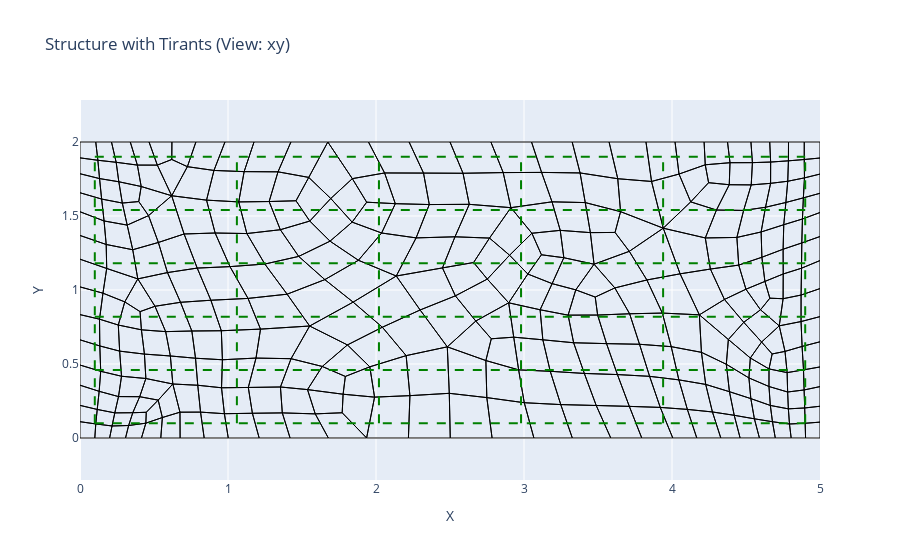

This figure's notebook cell:
### Code cell
def add_tirants(file_path, dir='y', n=5, m=5):
    """
    Génère la liste des tirants sans afficher la figure.
    
    :param file_path: Chemin vers le fichier CDB
    :param view_axis: Vue sélectionnée ('xy', 'xz', 'yz')
    :param n: Nombre de tirants à ajouter en X
    :param m: Nombre de tirants à ajouter en Y ou Z
    :return: Liste des tirants ajoutés
    """
    # Ouverture de la base de données CDB
    cdbStat, Index = open_cdb(file_path)

    x=extremites(Index)

    # Fermeture de la base de données CDB
    close_cdb(cdbStat, Index)

    # Initialisation
    tirants = []
    x_min, y_min, z_min = x[:3]
    x_max, y_max, z_max = x[3:]

    #Ajout de la marge
    margin = 0.1
    x_min,y_min,z_min = x_min+margin,y_min+margin,z_min+margin
    x_max,y_max,z_max=x_max-margin,y_max-margin,z_max-margin

    # Ajout de tirants en fonction des paramètres n et m
    tirant_spacing_x = (x_max - x_min) / n
    tirant_spacing_y = (y_max - y_min) / m
    tirant_spacing_z = (z_max - z_min) / m

    
    if dir=='y':
        # Tirants en X    
        for i in range(m + 1):
            y = y_min + i * tirant_spacing_y
            tirants.append(((x_min, y), (x_max, y)))
        # Tirants en Y
        for i in range(n + 1):
            x = x_min + i * tirant_spacing_x
            tirants.append(((x, y_min), (x, y_max)))        
    else:
        # Tirants en X
        for i in range(m + 1):
            z = z_min + i * tirant_spacing_z
            tirants.append(((x_min, z), (x_max, z)))
        # Tirants en Z
        for i in range(n + 1):
            x = x_min + i * tirant_spacing_x
            tirants.append(((x, z_min), (x, z_max)))

    # Retourner la liste des tirants
    return tirants

def add_fig_tirants(fig, file_path, dir='y', n=5, m=5):
    """
    Ajoute les tirants (lignes vertes) à la figure fig en fonction des extrémités extraites de la base de données CDB.
    Utilise la fonction add_tirants pour générer les tirants avec une marge de 0.1 m aux bords.
    
    :param fig: Figure Plotly à laquelle les lignes seront ajoutées
    :param file_path: Chemin vers le fichier CDB
    :param dir: Direction des tirants ('y' pour le plan XY, 'z' pour le plan XZ)
    :param n: Nombre de lignes dans la direction X
    :param m: Nombre de lignes dans la direction Y ou Z
    :return: Figure mise à jour et liste des tirants avec coordonnées des extrémités
    """
    # Générer les tirants en utilisant la fonction add_tirants
    tirants = add_tirants(file_path, dir,n,m)

    # Ajouter les tirants à la figure
    for tirant in tirants:
        # Extraire les coordonnées des extrémités des tirants
        (x1, y1), (x2, y2) = tirant
        # Ajouter la ligne verte à la figure
        fig.add_trace(go.Scatter(
            x=[x1, x2], y=[y1, y2], mode='lines',
            line=dict(color='green', width=2, dash='dash'),
            showlegend=False
        ))

    # Retourner la figure mise à jour et la liste des tirants
    return fig, tirants

def plot_structure_with_tirants(file_path, view_axis='xy', n=5, m=5):
    """
    Trace la structure avec les lignes vertes (tirants) et retourne la figure mise à jour avec les tirants.
    
    :param file_path: Chemin vers le fichier CDB
    :param view_axis: Vue sélectionnée ('xy', 'xz', 'yz')
    :param n: Nombre de tirants à ajouter dans la direction X
    :param m: Nombre de tirants à ajouter dans la direction Y ou Z
    :return: Figure Plotly mise à jour avec les tirants et la liste des tirants
    """
    # Ouverture de la base de données CDB
    cdbStat, Index = open_cdb(file_path)

    # Extraction des coordonnées des nœuds
    node_coords = extract_node_coords(Index)

    # Extraction des éléments quadrilatéraux
    elements,_ = extract_quad_elements(Index)

    # Fermeture de la base de données CDB
    close_cdb(cdbStat, Index)

    # Création d'une figure plotly
    fig = go.Figure()

    # Définir les axes en fonction de la vue choisie
    axis_map = {
        'xy': (0, 1),  # Utiliser les axes X et Y
        'xz': (0, 2),  # Utiliser les axes X et Z
        'yz': (1, 2)   # Utiliser les axes Y et Z
    }
    ax1, ax2 = axis_map.get(view_axis, (0, 1))  # Par défaut, afficher selon XY

    # Tracer le maillage sans valeurs
    for element in elements:
        quad_coords = np.array([node_coords[node] for node in element])
        quad_coords = np.vstack([quad_coords, quad_coords[0]])  # Fermer le quadrilatère
        x_coords = quad_coords[:, ax1]
        y_coords = quad_coords[:, ax2]

        # Ajout du quadrilatère au graphique
        fig.add_trace(go.Scatter(
            x=x_coords, y=y_coords, mode='lines',
            line=dict(color='black', width=1),
            showlegend=False
        ))

    # Utiliser la fonction add_fig_tirants pour ajouter les tirants à la figure
    fig, tirants = add_fig_tirants(fig, file_path, dir=view_axis[1], n=n, m=m)

    # Configuration du layout pour interactivité
    axis_labels = {
        'xy': ('X', 'Y'),
        'xz': ('X', 'Z'),
        'yz': ('Y', 'Z')
    }
    x_label, y_label = axis_labels.get(view_axis, ('X', 'Y'))

    fig.update_layout(
        title=f"Structure with Tirants (View: {view_axis})",
        xaxis_title=x_label,
        yaxis_title=y_label,
        xaxis=dict(scaleanchor="y", scaleratio=1),  # Forcer l'échelle égale
        yaxis=dict(scaleanchor="x", scaleratio=1),
        showlegend=False,
        autosize=True,
    )

    # Retourner la figure mise à jour et la liste des tirants
    return fig, tirants

# Exemple d'utilisation
file_path = r"sofistik_cdb\b.cdb"

# Générer la figure avec la structure et les tirants dans le plan XY
fig, tirants = plot_structure_with_tirants(file_path, view_axis='xy', n=5, m=5)

# Afficher la figure (si vous souhaitez afficher après)
fig.show()

# # Afficher la liste des tirants (coordonnées des extrémités)
# print("Tirants avec coordonnées des extrémités :")
# for tirant in tirants:
#     print(tirant)
